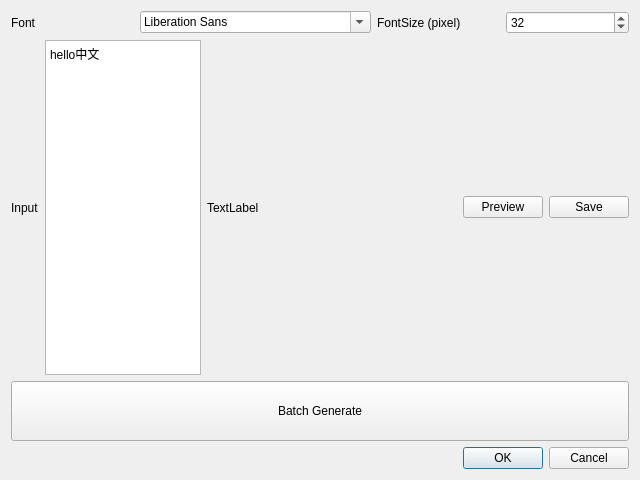
<?xml version="1.0" encoding="UTF-8"?>
<ui version="4.0">
 <class>DialogTextToImage</class>
 <widget class="QDialog" name="DialogTextToImage">
  <property name="geometry">
   <rect>
    <x>0</x>
    <y>0</y>
    <width>640</width>
    <height>480</height>
   </rect>
  </property>
  <property name="windowTitle">
   <string>Dialog</string>
  </property>
  <layout class="QVBoxLayout" name="verticalLayout">
   <item>
    <layout class="QHBoxLayout" name="horizontalLayout_2">
     <item>
      <widget class="QLabel" name="label_2">
       <property name="text">
        <string>Font</string>
       </property>
      </widget>
     </item>
     <item>
      <widget class="QFontComboBox" name="fontComboBox"/>
     </item>
     <item>
      <widget class="QLabel" name="label_3">
       <property name="text">
        <string>FontSize (pixel)</string>
       </property>
      </widget>
     </item>
     <item>
      <widget class="QSpinBox" name="spinBoxFontSize">
       <property name="minimum">
        <number>5</number>
       </property>
       <property name="maximum">
        <number>60</number>
       </property>
       <property name="value">
        <number>32</number>
       </property>
      </widget>
     </item>
    </layout>
   </item>
   <item>
    <layout class="QHBoxLayout" name="horizontalLayout">
     <item>
      <widget class="QLabel" name="label">
       <property name="text">
        <string>Input</string>
       </property>
      </widget>
     </item>
     <item>
      <widget class="QPlainTextEdit" name="plainTextEditInput">
       <property name="plainText">
        <string>hello中文</string>
       </property>
       <property name="placeholderText">
        <string>输入文字</string>
       </property>
      </widget>
     </item>
     <item>
      <widget class="QLabel" name="labelPreview">
       <property name="minimumSize">
        <size>
         <width>250</width>
         <height>128</height>
        </size>
       </property>
       <property name="text">
        <string>TextLabel</string>
       </property>
      </widget>
     </item>
     <item>
      <widget class="QPushButton" name="pushButtonPreview">
       <property name="text">
        <string>Preview</string>
       </property>
      </widget>
     </item>
     <item>
      <widget class="QPushButton" name="pushButtonSaveBin">
       <property name="text">
        <string>Save</string>
       </property>
      </widget>
     </item>
    </layout>
   </item>
   <item>
    <widget class="QPushButton" name="pushButtonBatchGen">
     <property name="minimumSize">
      <size>
       <width>0</width>
       <height>60</height>
      </size>
     </property>
     <property name="text">
      <string>Batch Generate</string>
     </property>
    </widget>
   </item>
   <item>
    <widget class="QDialogButtonBox" name="buttonBox">
     <property name="orientation">
      <enum>Qt::Horizontal</enum>
     </property>
     <property name="standardButtons">
      <set>QDialogButtonBox::Cancel|QDialogButtonBox::Ok</set>
     </property>
    </widget>
   </item>
  </layout>
 </widget>
 <resources/>
 <connections>
  <connection>
   <sender>buttonBox</sender>
   <signal>accepted()</signal>
   <receiver>DialogTextToImage</receiver>
   <slot>accept()</slot>
   <hints>
    <hint type="sourcelabel">
     <x>248</x>
     <y>254</y>
    </hint>
    <hint type="destinationlabel">
     <x>157</x>
     <y>274</y>
    </hint>
   </hints>
  </connection>
  <connection>
   <sender>buttonBox</sender>
   <signal>rejected()</signal>
   <receiver>DialogTextToImage</receiver>
   <slot>reject()</slot>
   <hints>
    <hint type="sourcelabel">
     <x>316</x>
     <y>260</y>
    </hint>
    <hint type="destinationlabel">
     <x>286</x>
     <y>274</y>
    </hint>
   </hints>
  </connection>
 </connections>
</ui>
